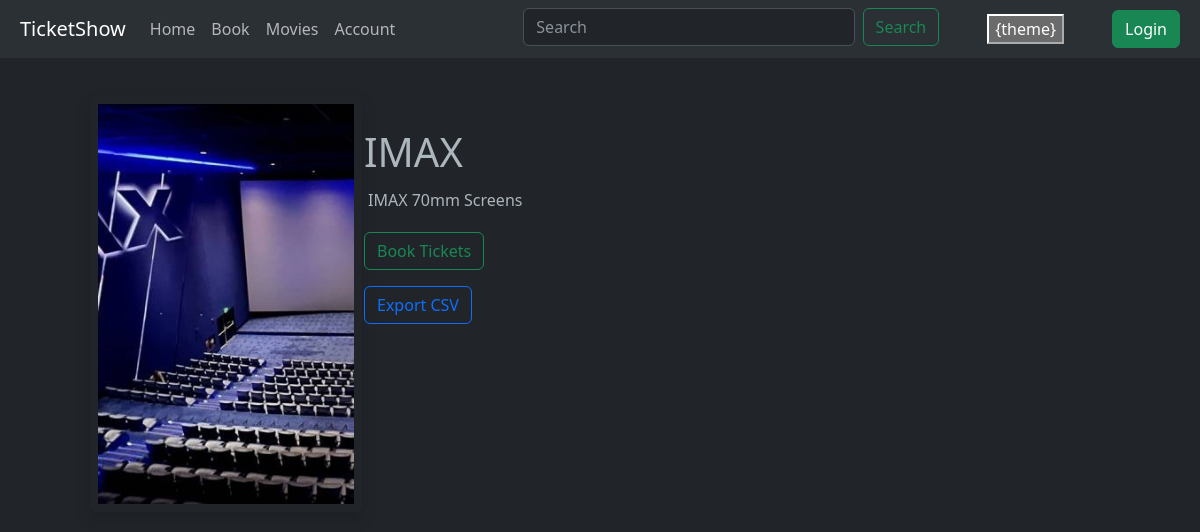
/theatre/1/view/ (signed in), run on the app's committed database.
### app.py (models this page shows)
class Theatres(db.Model):
    id = db.Column(db.Integer, primary_key=True)
    name = db.Column(db.String(200), nullable=False)
    img = db.Column(db.String(300))
    desc = db.Column(db.String(1000))

### app.py (the view)
@app.route('/theatre/<int:theatre_id>/view/', methods=('GET', 'POST'))
@login_required
def view_theatre(theatre_id):
    theatre = Theatres.query.get_or_404(theatre_id)
    if request.method == 'POST':
        theatre_id = int(request.form.get('theatre_id'))
        user_email = current_user.email
        export_theatre_csv.delay(theatre_id, user_email)
    return render_template('theatres.html', theatre=theatre)

### templates/theatres.html (shortened to what this page needs)
<html data-bs-theme = "dark">
  <div id='app'>
  <nav class="navbar navbar-expand-lg bg-body-tertiary fixed-top p-2">
    <div class="container-fluid">
      <a class="navbar-brand" href="{{ url_for('index') }}">TicketShow</a>
      <div class="collapse navbar-collapse" id="navbarSupportedContent">
        <ul class="navbar-nav me-4 mb-2 mb-lg-0">
          <li class="nav-item">
            <a class="nav-link" aria-current="page" href="{{ url_for('index') }}">Home</a>
          </li>
          <li class="nav-item">
            <a class="nav-link" href="{{ url_for('booking') }}">Book</a>
          </li>
          <li class="nav-item">
            <a class="nav-link" href="{{ url_for('logout') }}">Movies</a>
          </li>
          <li class="nav-item me-5">
            <a class="nav-link" href="{{ url_for('account') }}">Account</a>
          </li>
        </ul>
        <form class="d-flex mb-1 w-50 mx-5" role="search" @submit.prevent>
          <input class="form-control me-2" type="search" placeholder="Search" aria-label="Search" v-model="queryString">
          <button class="btn btn-outline-success" type="submit" @click="redirectToResults">Search</button>
        </form>
        </div>
        <div class = "d-flex me-5">
        <button id ="btnSwitch" :class="'btn btn-'+ theme" @click="toggleTheme">{theme}</button>
        </div>
        <a href="{{ url_for('login') }}" class = "btn btn-success ms-auto">Login</a>
      </div>
  </nav>
  <div class="container mt-2 mb-5">navbar content displays here</div>
  <div class="container">
    <div class="row">
    <div class="col-sm-2 ms-5 mt-3">
      <div class="cardgroup mb-3" style="width: 20rem; height: 24rem;">
        <div class="shadow p-2 mb-2 me-5 bg-outline-{{theme}} rounded">
        <img src="{{ url_for('static', filename='uploads/' + theatre.img) }}" class="card-img-top" style="width: 16rem; height: 25rem;">
        </div>
      </div>
      </div>
    <div class="col-lg-5 ms-5 p-5">
        <h1>{{theatre.name}}</h1>
        <p class="p-1">{{theatre.desc}}</p>
        <form action="{{ url_for('booking') }}" method="post">
            <button type="submit" class="btn btn-outline-success" @click="bookMovie({{theatre.id}})">Book Tickets</button>
          </form>
          <button type="submit" class="btn btn-outline-primary" @click="exportCSV({{theatre.id}})">Export CSV</button>
    </div>
</div>
</div>
</div>
<link href="https://cdn.jsdelivr.net/npm/bootstrap@5.3.0/dist/css/bootstrap.min.css" rel="stylesheet">
</html>

### data on the page
Theatres: img (picture), name "IMAX", desc "IMAX 70mm Screens"
